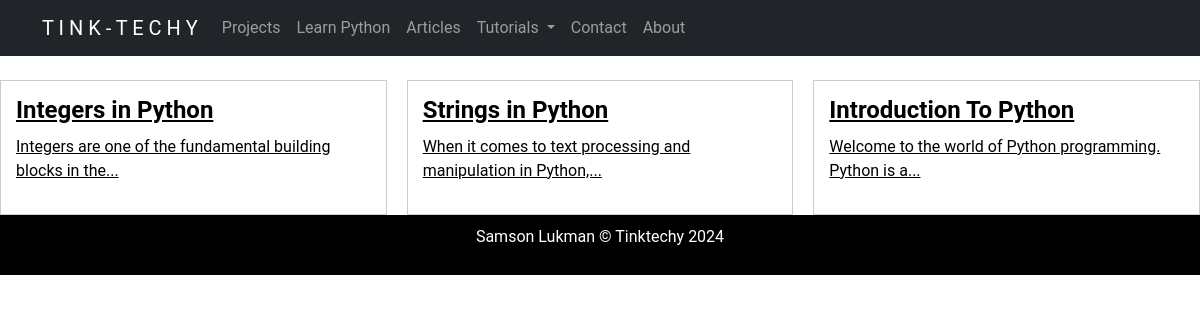
/articles, run on an earlier commit of the app's database.
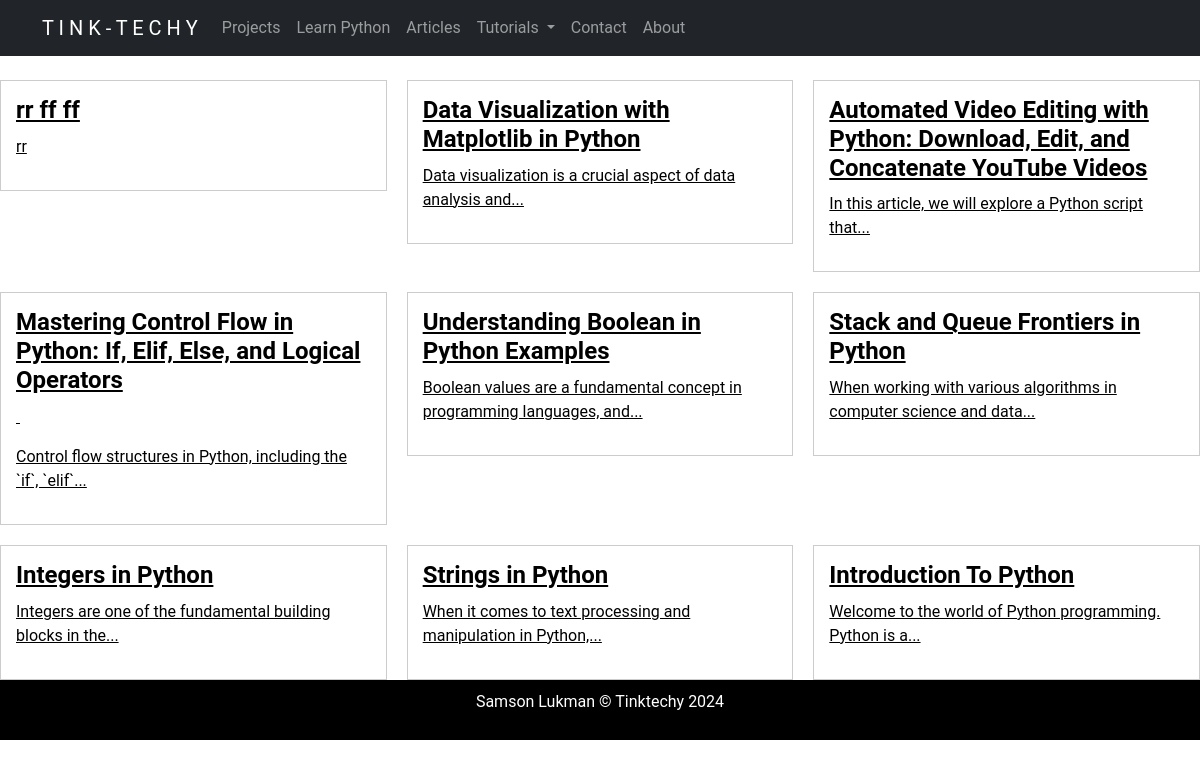
And on a later commit of the database.
### website/models.py (models this page shows, shortened)
class Article(models.Model):
    title = models.CharField(max_length=200)
    content = RichTextField()
    pub_date = models.DateTimeField(auto_now_add=True)
    author = models.ForeignKey(User, on_delete=models.CASCADE)

### website/views.py (the view)
# urls.py: path("articles", views.articles, name="articles")
def articles(request):
    contents = Article.objects.all().order_by('-pub_date')
    return render(request, "website/all_articles.html", {"all_articles": contents})

### website/templatetags/custom_tags.py (called while the page is built)
@register.filter
def truncate_to_ten_words(value):
    words = value.split()
    if len(words) > 10:
        return ' '.join(words[:10]) + '...'
    else:
        return value

### website/templates/website/all_articles.html (shortened to what this page needs)
{% extends "website/layout.html" %}
{% load static %}
{% load custom_tags %}
{% block body %}
    <br>
    <div class="article-grid">
        {% for article in all_articles %}
        <a href="{% url 'article' article.title %}">
        <div class="article">
            <h2 class="article-title">{{ article.title }}</h2>
            <div class="article-content">
                {{ article.content|truncate_to_ten_words|safe }}
            </div>
        </div>
    </a>
        {% endfor %}
    </div>
</div>
{% endblock %}

### website/templates/website/layout.html (shortened to what this page needs)
{% load static %}
<!DOCTYPE html>
<html lang="en">
<head>
    <link href="https://cdn.jsdelivr.net/npm/bootstrap@5.1.3/dist/css/bootstrap.min.css" rel="stylesheet">
    <link rel="stylesheet" href="https://use.fontawesome.com/releases/v5.15.1/css/all.css">
    <link rel="stylesheet" href="{% static 'website/pygments/default.css' %}">
</head>
<body>
    <nav class="navbar navbar-expand-lg navbar-dark bg-dark">
        <div class="container">
            <a class="navbar-brand" href="{% url 'index' %}">T I N K - T E C H Y</a>
            <div class="collapse navbar-collapse" id="navbarNav">
                <ul class="navbar-nav">
                    <li class="nav-item">
                        <a class="nav-link" href="{% url 'index' %}">Projects</a>
                    </li>
                    <li class="nav-item">
                        <a class="nav-link" href="{% url 'python_course' %}">Learn Python</a>
                    </li>
                    <li class="nav-item">
                        <a class="nav-link" href="{% url 'articles' %}">Articles</a>
                    </li>
                    <li class="nav-item dropdown">
                        <a class="nav-link dropdown-toggle" href="#" id="tutorialsDropdown" role="button" data-toggle="dropdown" aria-haspopup="true" aria-expanded="false">
                            Tutorials
                        </a>
                    </li>
                    <li class="nav-item">
                        <a class="nav-link" href="#contact">Contact</a>
                    </li>
                    <li class="nav-item">
                        <a class="nav-link" href="#about">About</a>
                    </li>
                </ul>
            </div>
        </div>
    </nav>
    <div class="body">
        {% block body %}{% endblock %}
    <footer>
        <p>Samson Lukman &copy; Tinktechy 2024</p>
    </footer>
</body>
</html>

### website/templates/website/all_articles.html (style rules this page uses)
.article-grid { display: grid; grid-template-columns: repeat(auto-fill, minmax(300px, 1fr)); grid-gap: 20px; }
.article { padding: 15px; border: 1px solid #ccc; }
.article-title { font-size: 24px; font-weight: bold; }
.article-content { margin-top: 10px; }
a { color: black; }

### website/templates/website/layout.html (style rules this page uses)
body { font-family: 'Roboto', sans-serif; }
footer { background-color: black; color: white; text-align: center; padding: 10px; }

What changed in the data, as far as the page shows it:
added Article: title "rr ff ff", content "rr"
added Article: title "Data Visualization with Matplotlib in Python", content "Data visualization is a crucial aspect of data analysis and..."
added Article: title "Automated Video Editing with Python: Download, Edit, and Concatenate YouTube Videos", content "In this article, we will explore a Python script that..."
added Article: title "Mastering Control Flow in Python: If, Elif, Else, and Logical Operators", content "Control flow structures in Python, including the `if`, `elif`..."
added Article: title "Understanding Boolean in Python Examples", content "Boolean values are a fundamental concept in programming languages, and..."
added Article: title "Stack and Queue Frontiers in Python", content "When working with various algorithms in computer science and data..."
